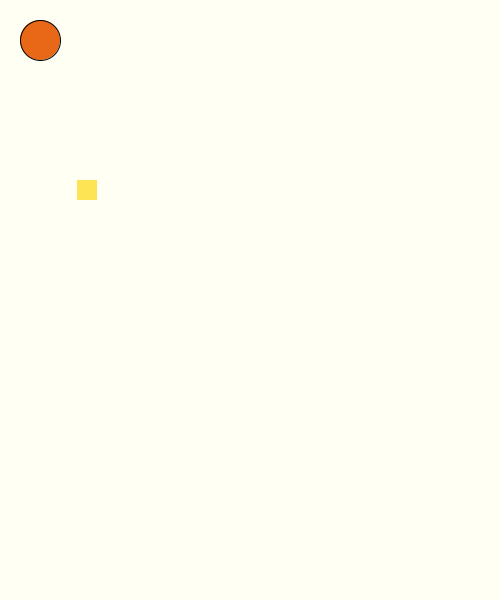
Frame 1 (no input)
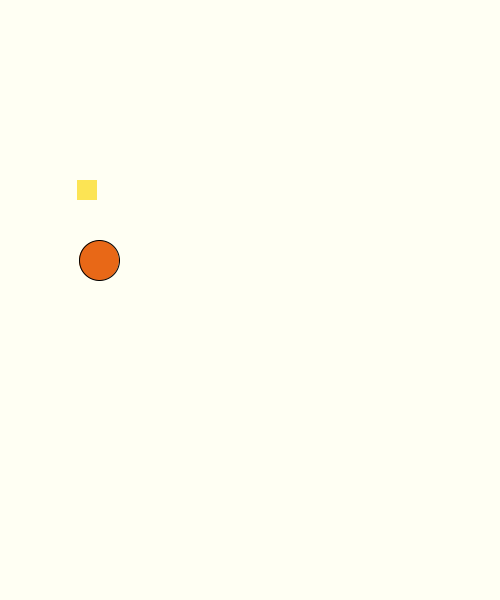
Frame 60 (the mouse pressed at the canvas centre just before this capture)
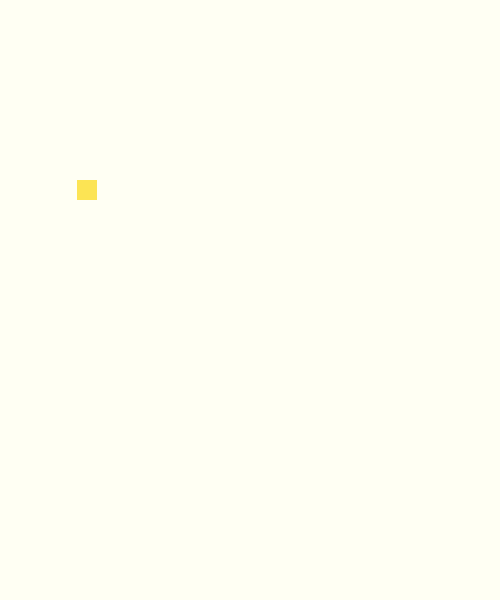
Frame 120 (the mouse held since frame 60 and released just before this capture)

The Processing sketch that drew these frames (run headless with seeded random() and noise(); from frame 60 on, the mouse is pressed at the canvas centre):

// Processing sketch: week11_2_DrawStar_movingBall
// ── week11_2_DrawStar_movingBall.pde
PGraphics star;
ArrayList<PVector> points;//PVector:向量(座標) 宣告:資料結構 名稱；
void setup() {
  size(500, 600);
  star = createGraphics(20, 20);
  points=new ArrayList<PVector>();//new 創建一個新物件points
}
void drawLine() {
  if (mousePressed&& (mouseX!=pmouseX||mouseY!=pmouseY)  ) {///按下左鍵畫線
    points.add(new PVector(mouseX, mouseY));//捕捉滑鼠XY座標放到points裡
    //line(mouseX, mouseY, pmouseX, pmouseY);
    //print(".");
  }
  pushMatrix();//備份母體(紀錄每個點的相對位置)
  translate(dx, dy);//再移動
  for (int i=0; i<points.size()-1; i++) {//在points的範圍裡
    PVector pt=points.get(i);///向量pt=第i個points(把每個座標秀出來)
    PVector pt2=points.get(i+1);
    line(pt.x, pt.y, pt2.x, pt2.y);
    fill(0, 0, 0);
    ellipse(pt.x, pt.y, 5, 5);///這樣就能捕捉每個整數座標並使用了!!
  }
  popMatrix();//恢復每個點的相對位置
}
float ballx=40, bally=40;//球的設定
float ballvx=1, ballvy=-1;
float slopeX=0, slopeY=0, slope=0;//斜率
boolean moving=true;

void drawStar() {
  star.beginDraw();
  star.background(#FCE454);
  star.endDraw();
}
float starX1=77, starY1=180;
int score=0;
void draw() {
  background(#FFFFF3);
  fill(#E86817);
  ellipse(ballx, bally, 40, 40);
  if (moving) {
    ballx+=ballvx;
    bally+=ballvy;
    ballvy+=0.98/6;///重力G
  }
  drawLine();
  drawStar();
  image(star, starX1, starY1);
  image(star, 77, 180);

  for (int i=0; i<points.size()-1; i++) {
    PVector pt=points.get(i);
    PVector pt2=points.get(i+1);
    
    if ( (ballx-starX1)*(starY1-bally)<4 &&(ballx-starX1)*(starY1-bally)>-4 ) {
      star.beginDraw();
      star.clear();
      star.endDraw();

      score+=1;
      //print("\n");
      //print(score);
    }

    if (moving) {
      slopeX=pt2.x-pt.x;
      slopeY=pt2.y-pt.y;
      slope=sqrt(slopeX*slopeX+slopeY*slopeY);//斜率
      if (slopeX>0 && slopeY>0)slope=-slope;//右下: \
      if ( (pt.x-ballx)>-10 &&(pt.x-ballx)<10 && (pt.y-bally)>20 &&(pt.y-bally)<22 ) {
        ballvx=0;
        ballvy=0;
        print(pt.x, pt.y);
        print("\n");
        print( i);
        moving=false;
      }
    }
  }
}
float dx=0, dy=0;
void keyPressed() {
  if (keyCode==RIGHT)dx++;
  if (keyCode==LEFT)dx--;
  if (keyCode==UP)dy--;
  if (keyCode==DOWN)dy++;
}
